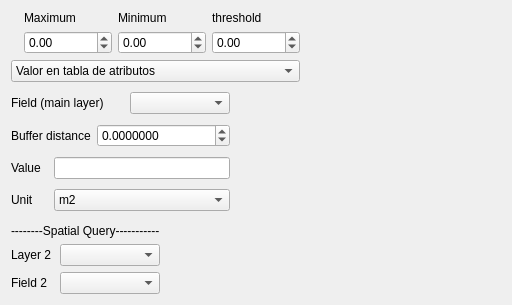
             <widget class="QWidget" name="page_9">
              <property name="geometry">
               <rect>
                <x>0</x>
                <y>0</y>
                <width>512</width>
                <height>305</height>
               </rect>
              </property>
              <attribute name="label">
               <string>CALCULATION MODE</string>
              </attribute>
              <layout class="QGridLayout" name="gridLayout_16">
               <item row="0" column="0">
                <layout class="QGridLayout" name="gridLayout_15">
                 <item row="0" column="0" colspan="3">
                  <layout class="QVBoxLayout" name="verticalLayout_3">
                   <item>
                    <layout class="QGridLayout" name="gridLayout_6">
                     <item row="0" column="1">
                      <widget class="QLabel" name="label_11">
                       <property name="text">
                        <string>Maximum</string>
                       </property>
                      </widget>
                     </item>
                     <item row="0" column="2">
                      <widget class="QLabel" name="label_12">
                       <property name="text">
                        <string>Minimum</string>
                       </property>
                      </widget>
                     </item>
                     <item row="0" column="3">
                      <widget class="QLabel" name="label_13">
                       <property name="text">
                        <string>threshold</string>
                       </property>
                      </widget>
                     </item>
                     <item row="1" column="0">
                      <spacer name="horizontalSpacer_5">
                       <property name="orientation">
                        <enum>Qt::Horizontal</enum>
                       </property>
                       <property name="sizeHint" stdset="0">
                        <size>
                         <width>13</width>
                         <height>20</height>
                        </size>
                       </property>
                      </spacer>
                     </item>
                     <item row="1" column="1">
                      <widget class="QDoubleSpinBox" name="indMax">
                       <property name="minimum">
                        <double>-100000.000000000000000</double>
                       </property>
                       <property name="maximum">
                        <double>100000000.000000000000000</double>
                       </property>
                      </widget>
                     </item>
                     <item row="1" column="2">
                      <widget class="QDoubleSpinBox" name="indMin">
                       <property name="minimum">
                        <double>-1000000.000000000000000</double>
                       </property>
                       <property name="maximum">
                        <double>1000000.000000000000000</double>
                       </property>
                      </widget>
                     </item>
                     <item row="1" column="3">
                      <widget class="QDoubleSpinBox" name="indUmbral_2">
                       <property name="minimum">
                        <double>-100000.000000000000000</double>
                       </property>
                       <property name="maximum">
                        <double>1000000.000000000000000</double>
                       </property>
                      </widget>
                     </item>
                    </layout>
                   </item>
                   <item>
                    <widget class="QComboBox" name="cbModoInd">
                     <item>
                      <property name="text">
                       <string>Valor en tabla de atributos</string>
                      </property>
                     </item>
                     <item>
                      <property name="text">
                       <string>Entidades contenidas en seleccion</string>
                      </property>
                     </item>
                     <item>
                      <property name="text">
                       <string>Entidades contenidas en seleccion con valor</string>
                      </property>
                     </item>
                     <item>
                      <property name="text">
                       <string>Densidad</string>
                      </property>
                     </item>
                     <item>
                      <property name="text">
                       <string>Densidad por valor</string>
                      </property>
                     </item>
                    </widget>
                   </item>
                  </layout>
                 </item>
                 <item row="0" column="3">
                  <spacer name="horizontalSpacer_10">
                   <property name="orientation">
                    <enum>Qt::Horizontal</enum>
                   </property>
                   <property name="sizeHint" stdset="0">
                    <size>
                     <width>148</width>
                     <height>20</height>
                    </size>
                   </property>
                  </spacer>
                 </item>
                 <item row="1" column="0" rowspan="2" colspan="2">
                  <layout class="QGridLayout" name="gridLayout_14">
                   <item row="0" column="0" colspan="3">
                    <widget class="QLabel" name="label_18">
                     <property name="text">
                      <string>Field (main layer)</string>
                     </property>
                    </widget>
                   </item>
                   <item row="0" column="3">
                    <widget class="QComboBox" name="cam1Ind">
                     <property name="minimumSize">
                      <size>
                       <width>100</width>
                       <height>0</height>
                      </size>
                     </property>
                    </widget>
                   </item>
                   <item row="1" column="0" colspan="2">
                    <widget class="QLabel" name="label_54">
                     <property name="text">
                      <string>Buffer distance</string>
                     </property>
                    </widget>
                   </item>
                   <item row="1" column="2" colspan="2">
                    <widget class="QDoubleSpinBox" name="indBufferDistance">
                     <property name="decimals">
                      <number>7</number>
                     </property>
                     <property name="minimum">
                      <double>-1.000000000000000</double>
                     </property>
                     <property name="maximum">
                      <double>10000000037.000000000000000</double>
                     </property>
                    </widget>
                   </item>
                   <item row="2" column="0">
                    <widget class="QLabel" name="label_21">
                     <property name="text">
                      <string>Value</string>
                     </property>
                    </widget>
                   </item>
                   <item row="2" column="1" colspan="3">
                    <widget class="QLineEdit" name="valorInd"/>
                   </item>
                   <item row="3" column="0">
                    <widget class="QLabel" name="label_22">
                     <property name="text">
                      <string>Unit</string>
                     </property>
                    </widget>
                   </item>
                   <item row="3" column="1" colspan="3">
                    <widget class="QComboBox" name="unidadInd">
                     <property name="minimumSize">
                      <size>
                       <width>100</width>
                       <height>0</height>
                      </size>
                     </property>
                     <item>
                      <property name="text">
                       <string>m2</string>
                      </property>
                     </item>
                     <item>
                      <property name="text">
                       <string>hectarea</string>
                      </property>
                     </item>
                     <item>
                      <property name="text">
                       <string>km2</string>
                      </property>
                     </item>
                    </widget>
                   </item>
                  </layout>
                 </item>
                 <item row="1" column="2" colspan="2">
                  <spacer name="horizontalSpacer_11">
                   <property name="orientation">
                    <enum>Qt::Horizontal</enum>
                   </property>
                   <property name="sizeHint" stdset="0">
                    <size>
                     <width>218</width>
                     <height>20</height>
                    </size>
                   </property>
                  </spacer>
                 </item>
                 <item row="2" column="2" colspan="2">
                  <spacer name="horizontalSpacer_13">
                   <property name="orientation">
                    <enum>Qt::Horizontal</enum>
                   </property>
                   <property name="sizeHint" stdset="0">
                    <size>
                     <width>218</width>
                     <height>20</height>
                    </size>
                   </property>
                  </spacer>
                 </item>
                 <item row="3" column="0">
                  <layout class="QVBoxLayout" name="verticalLayout_2">
                   <item>
                    <widget class="QLabel" name="label_49">
                     <property name="text">
                      <string>--------Spatial Query-----------</string>
                     </property>
                    </widget>
                   </item>
                   <item>
                    <layout class="QGridLayout" name="gridLayout_13">
                     <item row="0" column="0">
                      <widget class="QLabel" name="label_19">
                       <property name="text">
                        <string>Layer 2</string>
                       </property>
                      </widget>
                     </item>
                     <item row="0" column="1">
                      <widget class="QComboBox" name="capa2ind">
                       <property name="minimumSize">
                        <size>
                         <width>100</width>
                         <height>0</height>
                        </size>
                       </property>
                      </widget>
                     </item>
                     <item row="1" column="0">
                      <widget class="QLabel" name="label_20">
                       <property name="text">
                        <string>Field 2</string>
                       </property>
                      </widget>
                     </item>
                     <item row="1" column="1">
                      <widget class="QComboBox" name="cam2Ind">
                       <property name="minimumSize">
                        <size>
                         <width>100</width>
                         <height>0</height>
                        </size>
                       </property>
                      </widget>
                     </item>
                    </layout>
                   </item>
                  </layout>
                 </item>
                 <item row="3" column="1" colspan="3">
                  <spacer name="horizontalSpacer_12">
                   <property name="orientation">
                    <enum>Qt::Horizontal</enum>
                   </property>
                   <property name="sizeHint" stdset="0">
                    <size>
                     <width>298</width>
                     <height>20</height>
                    </size>
                   </property>
                  </spacer>
                 </item>
                </layout>
               </item>
              </layout>
             </widget>
